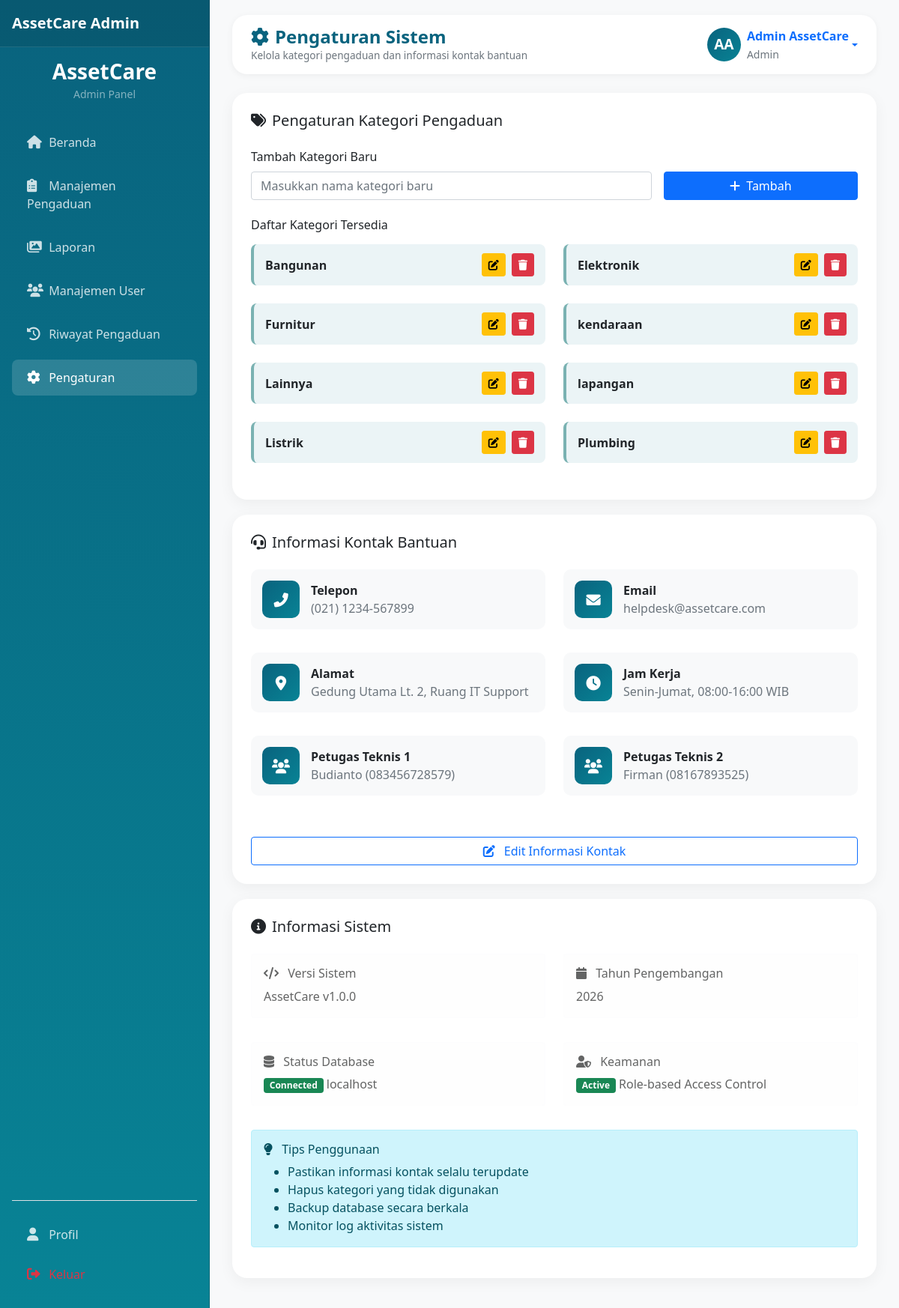
The app's page /admin/pengaturan.php (signed in) with its own data.
### tables this page shows
CREATE TABLE `kategori` (
  `id` int(11) NOT NULL,
  `nama` varchar(50) NOT NULL,
  `created_at` timestamp NOT NULL DEFAULT current_timestamp()
);

### config/database.php (called while the page is built, shortened)
<?php
class Database {
    private $host = "localhost";
    private $username = "root";
    private $password = "";
    private $database = "sapraskantor";
    public $conn;
    public function __construct() {
        $this->conn = new mysqli($this->host, $this->username, $this->password, $this->database);
    }
    public function query($sql) {
        return $this->conn->query($sql);
    }
}
function generateInitials($name) {
    $words = explode(' ', trim($name));
    $initials = '';
    if (count($words) >= 2) {
        $initials = strtoupper(substr($words[0], 0, 1) . substr($words[1], 0, 1));
    } else {
        $initials = strtoupper(substr($words[0], 0, 2));
    }
    return $initials;
}
?>

### admin/pengaturan.php (the view, shortened to what this page needs)
<?php
require_once '../config/database.php';
$db = new Database();
$kategori_result = $db->query("SELECT * FROM kategori ORDER BY nama");
$kategori_data = $kategori_result->fetch_all(MYSQLI_ASSOC);
$kontak_default = [
    'telepon' => '(021) 1234-5678',
    'email' => 'helpdesk@assetcare.com',
    'alamat' => 'Gedung Utama Lt. 3, Ruang IT Support',
    'jam_kerja' => 'Senin-Jumat, 08:00-17:00 WIB',
    'petugas1' => 'Budi Santoso (Ext. 123)',
    'petugas2' => 'Siti Rahayu (Ext. 124)'
];
$kontak = [];
$result = $db->query("SELECT setting_key, setting_value FROM settings");
if ($result->num_rows > 0) {
    while ($row = $result->fetch_assoc()) {
        $kontak[$row['setting_key']] = $row['setting_value'];
    }
} else {
    foreach ($kontak_default as $key => $value) {
        $db->conn->query("INSERT INTO settings (setting_key, setting_value) VALUES ('$key', '$value')");
        $kontak[$key] = $value;
    }
}
$kontak_telepon = $kontak['telepon'];
$kontak_email = $kontak['email'];
$kontak_alamat = $kontak['alamat'];
$kontak_jam_kerja = $kontak['jam_kerja'];
$kontak_petugas1 = $kontak['petugas1'];
$kontak_petugas2 = $kontak['petugas2'];
?>
<!DOCTYPE html>
<html lang="id">
<head>
    <link href="https://cdn.jsdelivr.net/npm/bootstrap@5.1.3/dist/css/bootstrap.min.css" rel="stylesheet">
    <link rel="stylesheet" href="https://cdnjs.cloudflare.com/ajax/libs/font-awesome/6.0.0/css/all.min.css">
</head>
<body>
    <?php include 'sidebar.php'; ?>
    <div class="main-content">
        <div class="top-navbar">
            <div class="page-title">
                <h4><i class="fas fa-cog me-2"></i>Pengaturan Sistem</h4>
                <p>Kelola kategori pengaduan dan informasi kontak bantuan</p>
            </div>
            <div class="dropdown">
                <a href="#" class="d-flex align-items-center text-decoration-none dropdown-toggle" data-bs-toggle="dropdown">
                    <div class="profile-avatar me-2">
                        <?php echo generateInitials($_SESSION['nama']); ?>
                    </div>
                    <div class="d-none d-md-block">
                        <span class="fw-bold"><?php echo $_SESSION['nama']; ?></span><br>
                        <small class="text-muted">Admin</small>
                    </div>
                </a>
            </div>
        </div>
        <div class="setting-card">
            <h5 class="mb-4"><i class="fas fa-tags me-2"></i>Pengaturan Kategori Pengaduan</h5>
            <form method="POST" class="row g-3 mb-4">
                <div class="col-md-8">
                    <label class="form-label">Tambah Kategori Baru</label>
                    <input type="text" class="form-control" name="nama_kategori"
                           placeholder="Masukkan nama kategori baru" required>
                </div>
                <div class="col-md-4 d-flex align-items-end">
                    <button type="submit" name="tambah_kategori" class="btn btn-primary w-100">
                        <i class="fas fa-plus me-1"></i> Tambah
                    </button>
                </div>
            </form>
            <h6 class="mb-3">Daftar Kategori Tersedia</h6>
            <?php if (empty($kategori_data)): ?>
                <div class="alert alert-info">
                    <i class="fas fa-info-circle me-2"></i>
                    Belum ada kategori. Tambahkan kategori baru di atas.
                </div>
            <?php else: ?>
                <div class="row">
                    <?php foreach ($kategori_data as $kategori): ?>
                        <div class="col-md-6 mb-3">
                            <div class="kategori-item">
                                <div>
                                    <strong><?php echo htmlspecialchars($kategori['nama']); ?></strong>
                                </div>
                                <div class="d-flex gap-2">
                                    <button type="button" class="btn btn-sm btn-warning"
                                            data-bs-toggle="modal"
                                            data-bs-target="#editKategoriModal"
                                            data-id="<?php echo $kategori['id']; ?>"
                                            data-nama="<?php echo htmlspecialchars($kategori['nama']); ?>">
                                        <i class="fas fa-edit"></i>
                                    </button>
                                    <form method="POST" class="d-inline">
                                        <button type="submit" name="hapus_kategori" class="btn btn-sm btn-danger"
                                                onclick="return confirm('Hapus kategori <?php echo htmlspecialchars($kategori['nama']); ?>? Pengaduan dengan kategori ini tidak akan terpengaruh.')">
                                            <i class="fas fa-trash"></i>
                                        </button>
                                    </form>
                                </div>
                            </div>
                        </div>
                    <?php endforeach; ?>
                </div>
            <?php endif; ?>
        </div>
        <div class="setting-card">
            <h5 class="mb-4"><i class="fas fa-headset me-2"></i>Informasi Kontak Bantuan</h5>
            <div class="row mb-4">
                <div class="col-md-6 mb-3">
                    <div class="kontak-info">
                        <div class="kontak-icon">
                            <i class="fas fa-phone-alt"></i>
                        </div>
                        <div>
                            <strong>Telepon</strong><br>
                            <span class="text-muted"><?php echo htmlspecialchars($kontak_telepon); ?></span>
                        </div>
                    </div>
                </div>
                <div class="col-md-6 mb-3">
                    <div class="kontak-info">
                        <div class="kontak-icon">
                            <i class="fas fa-envelope"></i>
                        </div>
                        <div>
                            <strong>Email</strong><br>
                            <span class="text-muted"><?php echo htmlspecialchars($kontak_email); ?></span>
                        </div>
                    </div>
                </div>
                <div class="col-md-6 mb-3">
                    <div class="kontak-info">
                        <div class="kontak-icon">
                            <i class="fas fa-map-marker-alt"></i>
                        </div>
                        <div>
                            <strong>Alamat</strong><br>
                            <span class="text-muted"><?php echo htmlspecialchars($kontak_alamat); ?></span>
                        </div>
                    </div>
                </div>
                <div class="col-md-6 mb-3">
                    <div class="kontak-info">
                        <div class="kontak-icon">
                            <i class="fas fa-clock"></i>
                        </div>
                        <div>
                            <strong>Jam Kerja</strong><br>
                            <span class="text-muted"><?php echo htmlspecialchars($kontak_jam_kerja); ?></span>
                        </div>
                    </div>
                </div>
                <div class="col-md-6 mb-3">
                    <div class="kontak-info">
                        <div class="kontak-icon">
                            <i class="fas fa-users"></i>
                        </div>
                        <div>
                            <strong>Petugas Teknis 1</strong><br>
                            <span class="text-muted"><?php echo htmlspecialchars($kontak_petugas1); ?></span>
                        </div>
                    </div>
                </div>
                <div class="col-md-6 mb-3">
                    <div class="kontak-info">
                        <div class="kontak-icon">
                            <i class="fas fa-users"></i>
                        </div>
                        <div>
                            <strong>Petugas Teknis 2</strong><br>
                            <span class="text-muted"><?php echo htmlspecialchars($kontak_petugas2); ?></span>
                        </div>
                    </div>
                </div>
            </div>
            <button class="btn btn-outline-primary w-100" type="button"
                    data-bs-toggle="collapse" data-bs-target="#kontakForm">
                <i class="fas fa-edit me-2"></i> Edit Informasi Kontak
            </button>
        </div>
        <div class="setting-card">
            <h5 class="mb-4"><i class="fas fa-info-circle me-2"></i>Informasi Sistem</h5>
            <div class="row">
                <div class="col-md-6 mb-3">
                    <div class="alert alert-light">
                        <h6><i class="fas fa-code me-2"></i> Versi Sistem</h6>
                        <p class="mb-0">AssetCare v1.0.0</p>
                    </div>
                </div>
                <div class="col-md-6 mb-3">
                    <div class="alert alert-light">
                        <h6><i class="fas fa-calendar me-2"></i> Tahun Pengembangan</h6>
                        <p class="mb-0">2026</p>
                    </div>
                </div>
                <div class="col-md-6 mb-3">
                    <div class="alert alert-light">
                        <h6><i class="fas fa-database me-2"></i> Status Database</h6>
                        <p class="mb-0">
                            <span class="badge bg-success">Connected</span>
                            <?php echo $db->conn->host_info; ?>
                        </p>
                    </div>
                </div>
                <div class="col-md-6 mb-3">
                    <div class="alert alert-light">
                        <h6><i class="fas fa-user-shield me-2"></i> Keamanan</h6>
                        <p class="mb-0">
                            <span class="badge bg-success">Active</span>
                            Role-based Access Control
                        </p>
                    </div>
                </div>
            </div>
            <div class="alert alert-info">
                <h6><i class="fas fa-lightbulb me-2"></i> Tips Penggunaan</h6>
                <ul class="mb-0">
                    <li>Pastikan informasi kontak selalu terupdate</li>
                    <li>Hapus kategori yang tidak digunakan</li>
                    <li>Backup database secara berkala</li>
                    <li>Monitor log aktivitas sistem</li>
                </ul>
            </div>
        </div>
    </div>
</body>
</html>

### admin/pengaturan.php (style rules this page uses)
:root { --primary: #09637E; --secondary: #088395; --accent: #7AB2B2; --light: #EBF4F6; }
* { margin: 0; padding: 0; box-sizing: border-box; }
body { background-color: #f8f9fa; font-family: 'Segoe UI', Tahoma, Geneva, Verdana, sans-serif; }
.main-content { margin-left: 280px; padding: 20px 30px; transition: all 0.3s; }
.top-navbar { background: white; border-radius: 20px; padding: 15px 25px; margin-bottom: 25px; box-shadow: 0 2px 10px rgba(0,0,0,0.05); display: flex; justify-content: space-between; align-items: center; flex-wrap: wrap; gap: 15px; }
.page-title h4 { color: var(--primary); font-weight: 700; margin: 0; }
.page-title p { margin: 0; color: #6c757d; font-size: 0.85rem; }
.profile-avatar { width: 45px; height: 45px; background: linear-gradient(135deg, var(--primary), var(--secondary)); color: white; border-radius: 50%; display: flex; align-items: center; justify-content: center; font-weight: 700; font-size: 1.2rem; }
.setting-card { background: white; border-radius: 20px; box-shadow: 0 5px 20px rgba(0, 0, 0, 0.05); padding: 25px; margin-bottom: 20px; }
.kategori-item { display: flex; justify-content: space-between; align-items: center; padding: 12px 15px; margin-bottom: 8px; background: var(--light); border-radius: 8px; border-left: 4px solid var(--accent); }
.kontak-info { display: flex; align-items: center; margin-bottom: 15px; padding: 15px; background: #f8f9fa; border-radius: 10px; }
.kontak-icon { width: 50px; height: 50px; background: linear-gradient(135deg, var(--primary) 0%, var(--secondary) 100%); border-radius: 10px; display: flex; align-items: center; justify-content: center; color: white; font-size: 1.2rem; margin-right: 15px; }

### admin/sidebar.php (style rules this page uses)
@media (min-width: 992px) { .main-content { margin-left: 280px; margin-top: 0; padding-top: 20px; } }
@media (min-width: 992px) { body { padding-top: 0; } }

### records on screen
kategori: nama "Bangunan"
kategori: nama "Elektronik"
kategori: nama "Furnitur"
kategori: nama "kendaraan"
kategori: nama "Lainnya"
kategori: nama "lapangan"
kategori: nama "Listrik"
kategori: nama "Plumbing"

### other values on screen
generateInitials($_SESSION['nama']) "AA"
$_SESSION['nama'] "Admin AssetCare"
$kontak_telepon "(021) 1234-567899"
$kontak_email "helpdesk@assetcare.com"
$kontak_alamat "Gedung Utama Lt. 2, Ruang IT Support"
$kontak_jam_kerja "Senin-Jumat, 08:00-16:00 WIB"
$kontak_petugas1 "Budianto (083456728579)"
$kontak_petugas2 "Firman (08167893525)"
$db->conn->host_info "localhost"
